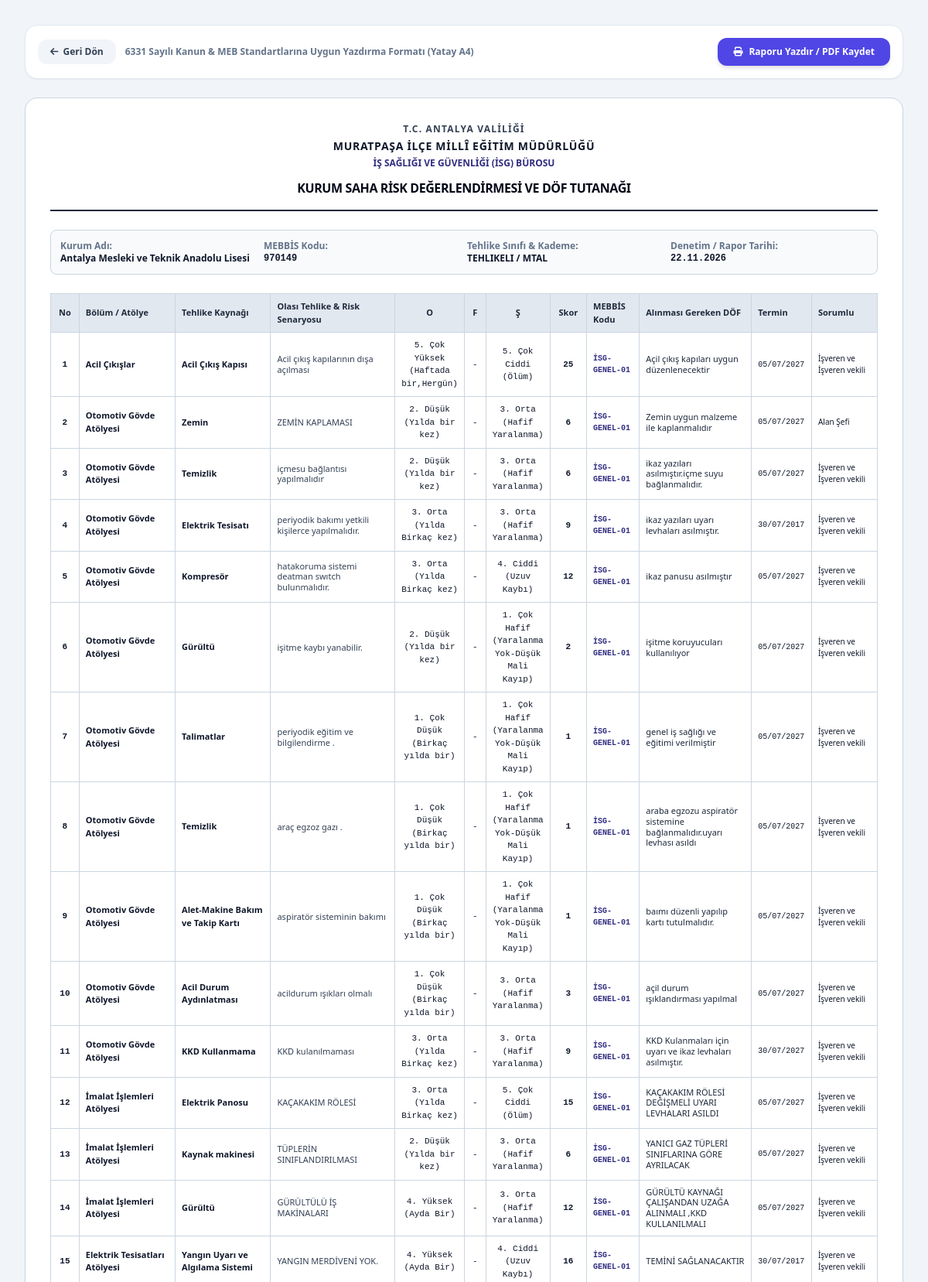
Screenshot of /risk-analizi-raporu/13 (signed in, upper part) with the database file from the repository.
### tables this page shows
CREATE TABLE schools (
        id INTEGER PRIMARY KEY AUTOINCREMENT,
        kurum_kodu TEXT UNIQUE NOT NULL,
        kurum_adi TEXT NOT NULL,
        kurum_statusu TEXT,
        bagli_birim TEXT,
        kurum_turu TEXT,
        oncelik_derecesi INTEGER DEFAULT 3,
        tehlike_sinifi TEXT DEFAULT 'Az Tehlikeli',
        adres TEXT,
        telefon TEXT,
        mudur_ad_soyad TEXT,
        mudur_tel TEXT,
        isveren_vekili_ad_soyad TEXT,
        isveren_vekili_tel TEXT,
        sorumlu_uzman_id INTEGER REFERENCES users(id),
        created_at TIMESTAMP DEFAULT CURRENT_TIMESTAMP
    , portal_sifre TEXT DEFAULT 'isg2026', access_token TEXT, ogrenci_sayisi INTEGER DEFAULT 0, ogretmen_sayisi INTEGER DEFAULT 0, derslik_sayisi INTEGER DEFAULT 0, bina_sayisi INTEGER DEFAULT 1, eposta TEXT, son_veri_giris_tarihi TEXT, son_veri_giren_kisi TEXT, personel_sayisi INTEGER DEFAULT 0, aylik_hizmet_suresi_dk INTEGER DEFAULT 0, meb_olcek_puani REAL, kolluk_puani REAL, toplam_guvenlik_puani REAL, siginak_var_mi TEXT DEFAULT 'Yok', siginak_kapasite_kisi INTEGER DEFAULT 0, siginak_alan_m2 INTEGER DEFAULT 0, is_active_school INTEGER DEFAULT 1, kategori TEXT DEFAULT 'RESMI', genel_mudurluk TEXT, kademe TEXT, kolluk_sorumluluk_bolgesi TEXT DEFAULT 'Muratpaşa İlçe Emniyet Müdürlüğü', koordinat TEXT);

CREATE TABLE risk_assessments (
        id INTEGER PRIMARY KEY AUTOINCREMENT,
        school_id INTEGER REFERENCES schools(id) ON DELETE CASCADE,
        barkod_no TEXT,
        revizyon_no TEXT,
        kontrol_edilen_birim TEXT,
        tehlike TEXT,
        tehlike_unsurlari TEXT,
        riskler TEXT,
        olasilik TEXT,
        siddet TEXT,
        risk_puani INTEGER,
        sorumlular TEXT,
        alinan_onlemler TEXT,
        dayanak_mevzuat TEXT,
        termin_tarihi TEXT,
        dof_durumu TEXT,
        created_at TIMESTAMP DEFAULT CURRENT_TIMESTAMP
    , bolum_unite TEXT, meslek_alani_veya_atolye_adi TEXT, degerlendirme_metodu TEXT DEFAULT 'FINE_KINNEY', frekans REAL, risk_skoru REAL, risk_seviyesi TEXT, alinmasi_gereken_dof_onlem TEXT, mebbis_kutuphane_kodu TEXT, mebbis_dof_aciklama_metni TEXT, odenek_talep_kapsaminda_mi INTEGER DEFAULT 0, denetleyen_uzman TEXT DEFAULT 'Ramazan ERYILDIZ', ekip_onayi INTEGER DEFAULT 1);

### app.py (the view)
@app.get("/risk-analizi-raporu/{school_id}", response_class=HTMLResponse)
def print_risk_report_page(request: Request, school_id: int):
    user = get_current_user(request)
    if not user:
        return RedirectResponse("/login", status_code=303)
    conn = get_db()
    c = conn.cursor()
    c.execute("SELECT * FROM schools WHERE id = ?", (school_id,))
    school = c.fetchone()
    if not school:
        conn.close()
        raise HTTPException(status_code=404, detail="Okul bulunamadı.")
    c.execute("""
        SELECT * FROM risk_assessments
        WHERE school_id = ?
        ORDER BY risk_skoru DESC, id ASC
    """, (school_id,))
    risks = [dict(r) for r in c.fetchall()]
    conn.close()
    return templates.TemplateResponse(request=request, name="risk_report_print.html", context={
        "user": user,
        "school": dict(school),
        "risks": risks,
        "expert_name": "Ramazan ERYILDIZ",
        "expert_title": "A Sınıfı İş Güvenliği Uzmanı (İlçe MEM İSG Büro)",
        "today": datetime.now().strftime("%d.%m.%Y")
    })

### templates/risk_report_print.html (shortened to what this page needs)
<!DOCTYPE html>
<html lang="tr">
<head>
    <script src="https://cdn.tailwindcss.com"></script>
    <link rel="stylesheet" href="https://cdnjs.cloudflare.com/ajax/libs/font-awesome/6.5.1/css/all.min.css">
</head>
<body class="bg-slate-100 text-slate-900 font-sans p-4 sm:p-8">
    <div class="no-print max-w-7xl mx-auto mb-6 flex items-center justify-between bg-white p-4 rounded-2xl shadow-sm border border-slate-200">
        <div class="flex items-center gap-3">
            <a href="/dinamik-risk-degerlendirme?school_id={{ school.id }}" class="px-4 py-2 rounded-xl bg-slate-100 hover:bg-slate-200 text-slate-700 text-xs font-bold transition flex items-center gap-1.5">
                <i class="fa-solid fa-arrow-left"></i> Geri Dön
            </a>
            <span class="text-xs font-bold text-slate-500">6331 Sayılı Kanun & MEB Standartlarına Uygun Yazdırma Formatı (Yatay A4)</span>
        </div>
        <button onclick="window.print()" class="px-5 py-2.5 rounded-xl bg-indigo-600 hover:bg-indigo-700 text-white text-xs font-extrabold shadow-md transition flex items-center gap-2">
            <i class="fa-solid fa-print"></i>
            <span>Raporu Yazdır / PDF Kaydet</span>
        </button>
    </div>
    <div class="max-w-7xl mx-auto bg-white p-8 rounded-2xl shadow-sm border border-slate-300 space-y-6">
        <div class="border-b-2 border-slate-800 pb-4 flex items-center justify-between">
            <div class="text-center w-full space-y-1">
                <div class="text-xs font-extrabold uppercase tracking-widest text-slate-700">T.C. ANTALYA VALİLİĞİ</div>
                <div class="text-sm font-black uppercase tracking-wider text-slate-900">MURATPAŞA İLÇE MİLLÎ EĞİTİM MÜDÜRLÜĞÜ</div>
                <div class="text-xs font-extrabold text-indigo-900">İŞ SAĞLIĞI VE GÜVENLİĞİ (İSG) BÜROSU</div>
                <h1 class="text-base font-black uppercase tracking-tight text-slate-950 pt-2">
                    KURUM SAHA RİSK DEĞERLENDİRMESİ VE DÖF TUTANAĞI
                </h1>
            </div>
        </div>
        <div class="grid grid-cols-4 gap-2 text-xs border border-slate-300 rounded-lg p-3 bg-slate-50">
            <div>
                <span class="text-slate-500 font-bold">Kurum Adı:</span>
                <div class="font-extrabold text-slate-900">{{ school.kurum_adi }}</div>
            </div>
            <div>
                <span class="text-slate-500 font-bold">MEBBİS Kodu:</span>
                <div class="font-mono font-extrabold text-slate-900">{{ school.kurum_kodu }}</div>
            </div>
            <div>
                <span class="text-slate-500 font-bold">Tehlike Sınıfı & Kademe:</span>
                <div class="font-bold text-slate-900">{{ school.tehlike_sinifi or 'Az Tehlikeli' }} / {{ school.kademe or 'Genel' }}</div>
            </div>
            <div>
                <span class="text-slate-500 font-bold">Denetim / Rapor Tarihi:</span>
                <div class="font-mono font-bold text-slate-900">{{ today }}</div>
            </div>
        </div>
        <div class="overflow-x-auto">
            <table class="w-full text-left text-[11px] border-collapse border border-slate-300">
                <thead>
                    <tr class="bg-slate-200 text-slate-800 font-black border-b border-slate-400">
                        <th class="border border-slate-300 p-2 text-center w-8">No</th>
                        <th class="border border-slate-300 p-2 w-32">Bölüm / Atölye</th>
                        <th class="border border-slate-300 p-2 w-48">Tehlike Kaynağı</th>
                        <th class="border border-slate-300 p-2">Olası Tehlike & Risk Senaryosu</th>
                        <th class="border border-slate-300 p-2 text-center w-10">O</th>
                        <th class="border border-slate-300 p-2 text-center w-10">F</th>
                        <th class="border border-slate-300 p-2 text-center w-10">Ş</th>
                        <th class="border border-slate-300 p-2 text-center w-16">Skor</th>
                        <th class="border border-slate-300 p-2 w-24">MEBBİS Kodu</th>
                        <th class="border border-slate-300 p-2">Alınması Gereken DÖF</th>
                        <th class="border border-slate-300 p-2 w-20">Termin</th>
                        <th class="border border-slate-300 p-2 w-24">Sorumlu</th>
                    </tr>
                </thead>
                <tbody>
                    {% for r in risks %}
                    <tr class="border-b border-slate-300 hover:bg-slate-50">
                        <td class="border border-slate-300 p-2 text-center font-mono font-bold">{{ loop.index }}</td>
                        <td class="border border-slate-300 p-2 font-bold">{{ r.meslek_alani_veya_atolye_adi or r.bolum_unite or r.kontrol_edilen_birim }}</td>
                        <td class="border border-slate-300 p-2 font-semibold text-slate-900">{{ r.tehlike }}</td>
                        <td class="border border-slate-300 p-2 text-slate-700 leading-tight">{{ r.tehlike_unsurlari or r.riskler }}</td>
                        <td class="border border-slate-300 p-2 text-center font-mono">{{ r.olasilik or '-' }}</td>
                        <td class="border border-slate-300 p-2 text-center font-mono">{{ r.frekans or '-' }}</td>
                        <td class="border border-slate-300 p-2 text-center font-mono">{{ r.siddet or '-' }}</td>
                        <td class="border border-slate-300 p-2 text-center font-mono font-black text-slate-900">
                            {{ r.risk_skoru or r.risk_puani }}
                        </td>
                        <td class="border border-slate-300 p-2 font-mono text-[10px] text-indigo-900 font-bold">
                            {{ r.mebbis_kutuphane_kodu or 'İSG-GENEL-01' }}
                        </td>
                        <td class="border border-slate-300 p-2 text-slate-800 leading-tight">
                            {{ r.alinmasi_gereken_dof_onlem or r.alinan_onlemler }}
                        </td>
                        <td class="border border-slate-300 p-2 font-mono text-[10px]">{{ r.termin_tarihi or '-' }}</td>
                        <td class="border border-slate-300 p-2 text-[10px]">{{ r.sorumlular or 'İşveren Vekili' }}</td>
                    </tr>
                    {% else %}
                    <tr>
                        <td colspan="12" class="p-6 text-center text-slate-400 border border-slate-300">
                            Bu kuruma ait kayıtlı bir risk maddesi bulunamadı.
                        </td>
                    </tr>
                    {% endfor %}
                </tbody>
            </table>
        </div>
    </div>
</body>
</html>

### rows the page displays
schools: kurum_adi "Antalya Mesleki ve Teknik Anadolu Lisesi", kurum_kodu "970149", tehlike_sinifi "TEHLIKELI", kademe "MTAL"
risk_assessments: kontrol_edilen_birim "Acil Çıkışlar", tehlike "Acil Çıkış Kapısı", tehlike_unsurlari "Acil çıkış kapılarının dışa açılması", olasilik "5. Çok Yüksek (Haftada bir,Hergün)", frekans "-", siddet "5. Çok Ciddi (Ölüm)", risk_puani "25", mebbis_kutuphane_kodu "İSG-GENEL-01", alinan_onlemler "Açil çıkış kapıları uygun düzenlenecektir", termin_tarihi "05/07/2027", sorumlular "İşveren ve İşveren vekili"
risk_assessments: kontrol_edilen_birim "Otomotiv Gövde Atölyesi", tehlike "Zemin", tehlike_unsurlari "ZEMİN KAPLAMASI", olasilik "2. Düşük (Yılda bir kez)", frekans "-", siddet "3. Orta (Hafif Yaralanma)", risk_puani "6", mebbis_kutuphane_kodu "İSG-GENEL-01", alinan_onlemler "Zemin uygun malzeme ile kaplanmalıdır", termin_tarihi "05/07/2027", sorumlular "Alan Şefi"
risk_assessments: kontrol_edilen_birim "Otomotiv Gövde Atölyesi", tehlike "Temizlik", tehlike_unsurlari "içmesu bağlantısı yapılmalıdır", olasilik "2. Düşük (Yılda bir kez)", frekans "-", siddet "3. Orta (Hafif Yaralanma)", risk_puani "6", mebbis_kutuphane_kodu "İSG-GENEL-01", alinan_onlemler "ikaz yazıları asılmıştır.içme suyu bağlanmalıdır.", termin_tarihi "05/07/2027", sorumlular "İşveren ve İşveren vekili"
risk_assessments: kontrol_edilen_birim "Otomotiv Gövde Atölyesi", tehlike "Elektrik Tesisatı", tehlike_unsurlari "periyodik bakımı yetkili kişilerce yapılmalıdır.", olasilik "3. Orta (Yılda Birkaç kez)", frekans "-", siddet "3. Orta (Hafif Yaralanma)", risk_puani "9", mebbis_kutuphane_kodu "İSG-GENEL-01", alinan_onlemler "ikaz yazıları uyarı levhaları asılmıştır.", termin_tarihi "30/07/2017", sorumlular "İşveren ve İşveren vekili"
risk_assessments: kontrol_edilen_birim "Otomotiv Gövde Atölyesi", tehlike "Kompresör", tehlike_unsurlari "hatakoruma sistemi deatman swıtch bulunmalıdır.", olasilik "3. Orta (Yılda Birkaç kez)", frekans "-", siddet "4. Ciddi (Uzuv Kaybı)", risk_puani "12", mebbis_kutuphane_kodu "İSG-GENEL-01", alinan_onlemler "ikaz panusu asılmıştır", termin_tarihi "05/07/2027", sorumlular "İşveren ve İşveren vekili"
risk_assessments: kontrol_edilen_birim "Otomotiv Gövde Atölyesi", tehlike "Gürültü", tehlike_unsurlari "işitme kaybı yanabilir.", olasilik "2. Düşük (Yılda bir kez)", frekans "-", siddet "1. Çok Hafif (Yaralanma Yok-Düşük Mali Kayıp)", risk_puani "2", mebbis_kutuphane_kodu "İSG-GENEL-01", alinan_onlemler "işitme koruyucuları kullanılıyor", termin_tarihi "05/07/2027", sorumlular "İşveren ve İşveren vekili"
risk_assessments: kontrol_edilen_birim "Otomotiv Gövde Atölyesi", tehlike "Talimatlar", tehlike_unsurlari "periyodik eğitim ve bilgilendirme .", olasilik "1. Çok Düşük (Birkaç yılda bir)", frekans "-", siddet "1. Çok Hafif (Yaralanma Yok-Düşük Mali Kayıp)", risk_puani "1", mebbis_kutuphane_kodu "İSG-GENEL-01", alinan_onlemler "genel iş sağlığı ve eğitimi verilmiştir", termin_tarihi "05/07/2027", sorumlular "İşveren ve İşveren vekili"
risk_assessments: kontrol_edilen_birim "Otomotiv Gövde Atölyesi", tehlike "Temizlik", tehlike_unsurlari "araç egzoz gazı .", olasilik "1. Çok Düşük (Birkaç yılda bir)", frekans "-", siddet "1. Çok Hafif (Yaralanma Yok-Düşük Mali Kayıp)", risk_puani "1", mebbis_kutuphane_kodu "İSG-GENEL-01", alinan_onlemler "araba egzozu aspiratör sistemine bağlanmalıdır.uyarı levhası asıldı", termin_tarihi "05/07/2027", sorumlular "İşveren ve İşveren vekili"
risk_assessments: kontrol_edilen_birim "Otomotiv Gövde Atölyesi", tehlike "Alet-Makine Bakım ve Takip Kartı", tehlike_unsurlari "aspiratör sisteminin bakımı", olasilik "1. Çok Düşük (Birkaç yılda bir)", frekans "-", siddet "1. Çok Hafif (Yaralanma Yok-Düşük Mali Kayıp)", risk_puani "1", mebbis_kutuphane_kodu "İSG-GENEL-01", alinan_onlemler "baımı düzenli yapılıp kartı tutulmalıdır.", termin_tarihi "05/07/2027", sorumlular "İşveren ve İşveren vekili"
risk_assessments: kontrol_edilen_birim "Otomotiv Gövde Atölyesi", tehlike "Acil Durum Aydınlatması", tehlike_unsurlari "acildurum ışıkları olmalı", olasilik "1. Çok Düşük (Birkaç yılda bir)", frekans "-", siddet "3. Orta (Hafif Yaralanma)", risk_puani "3", mebbis_kutuphane_kodu "İSG-GENEL-01", alinan_onlemler "açil durum ışıklandırması yapılmal", termin_tarihi "05/07/2027", sorumlular "İşveren ve İşveren vekili"
risk_assessments: kontrol_edilen_birim "Otomotiv Gövde Atölyesi", tehlike "KKD Kullanmama", tehlike_unsurlari "KKD kulanılmaması", olasilik "3. Orta (Yılda Birkaç kez)", frekans "-", siddet "3. Orta (Hafif Yaralanma)", risk_puani "9", mebbis_kutuphane_kodu "İSG-GENEL-01", alinan_onlemler "KKD Kulanmaları için uyarı ve ikaz levhaları asılmıştır.", termin_tarihi "30/07/2027", sorumlular "İşveren ve İşveren vekili"
risk_assessments: kontrol_edilen_birim "İmalat İşlemleri Atölyesi", tehlike "Elektrik Panosu", tehlike_unsurlari "KAÇAKAKIM RÖLESİ", olasilik "3. Orta (Yılda Birkaç kez)", frekans "-", siddet "5. Çok Ciddi (Ölüm)", risk_puani "15", mebbis_kutuphane_kodu "İSG-GENEL-01", alinan_onlemler "KAÇAKAKIM RÖLESİ DEĞİŞMELİ UYARI LEVHALARI ASILDI", termin_tarihi "05/07/2027", sorumlular "İşveren ve İşveren vekili"
risk_assessments: kontrol_edilen_birim "İmalat İşlemleri Atölyesi", tehlike "Kaynak makinesi", tehlike_unsurlari "TÜPLERİN SINIFLANDIRILMASI", olasilik "2. Düşük (Yılda bir kez)", frekans "-", siddet "3. Orta (Hafif Yaralanma)", risk_puani "6", mebbis_kutuphane_kodu "İSG-GENEL-01", alinan_onlemler "YANICI GAZ TÜPLERİ SINIFLARINA GÖRE AYRILACAK", termin_tarihi "05/07/2027", sorumlular "İşveren ve İşveren vekili"
risk_assessments: kontrol_edilen_birim "İmalat İşlemleri Atölyesi", tehlike "Gürültü", tehlike_unsurlari "GÜRÜLTÜLÜ İŞ MAKİNALARI", olasilik "4. Yüksek (Ayda Bir)", frekans "-", siddet "3. Orta (Hafif Yaralanma)", risk_puani "12", mebbis_kutuphane_kodu "İSG-GENEL-01", alinan_onlemler "GÜRÜLTÜ KAYNAĞI ÇALIŞANDAN UZAĞA ALINMALI ,KKD KULLANILMALI", termin_tarihi "05/07/2027", sorumlular "İşveren ve İşveren vekili"
risk_assessments: kontrol_edilen_birim "Elektrik Tesisatları Atölyesi", tehlike "Yangın Uyarı ve Algılama Sistemi", tehlike_unsurlari "YANGIN MERDİVENİ YOK.", olasilik "4. Yüksek (Ayda Bir)", frekans "-", siddet "4. Ciddi (Uzuv Kaybı)", risk_puani "16", mebbis_kutuphane_kodu "İSG-GENEL-01", alinan_onlemler "TEMİNİ SAĞLANACAKTIR", termin_tarihi "30/07/2017", sorumlular "İşveren ve İşveren vekili"

### other values shown
{{ today }} "22.11.2026"
